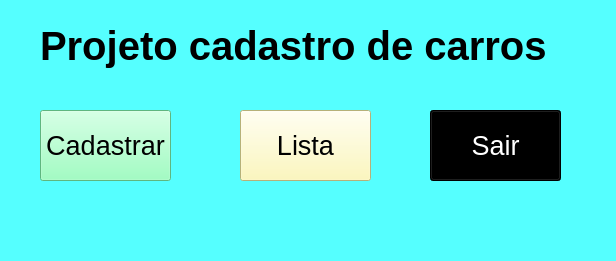
<?xml version="1.0" encoding="UTF-8"?>
<ui version="4.0">
 <class>MainWindow</class>
 <widget class="QMainWindow" name="MainWindow">
  <property name="geometry">
   <rect>
    <x>0</x>
    <y>0</y>
    <width>616</width>
    <height>261</height>
   </rect>
  </property>
  <property name="windowTitle">
   <string>MainWindow</string>
  </property>
  <property name="styleSheet">
   <string notr="true">background-color: rgb(85, 255, 255);</string>
  </property>
  <widget class="QWidget" name="centralwidget">
   <widget class="QLabel" name="label">
    <property name="geometry">
     <rect>
      <x>40</x>
      <y>20</y>
      <width>551</width>
      <height>51</height>
     </rect>
    </property>
    <property name="font">
     <font>
      <pointsize>30</pointsize>
      <weight>75</weight>
      <bold>true</bold>
     </font>
    </property>
    <property name="text">
     <string>Projeto cadastro de carros</string>
    </property>
   </widget>
   <widget class="QPushButton" name="pushButton">
    <property name="geometry">
     <rect>
      <x>240</x>
      <y>110</y>
      <width>131</width>
      <height>71</height>
     </rect>
    </property>
    <property name="font">
     <font>
      <pointsize>20</pointsize>
     </font>
    </property>
    <property name="styleSheet">
     <string notr="true">background-color: rgb(228, 255, 252);
background-color: rgb(255, 248, 170);</string>
    </property>
    <property name="text">
     <string>Lista</string>
    </property>
   </widget>
   <widget class="QPushButton" name="pushButton_2">
    <property name="geometry">
     <rect>
      <x>40</x>
      <y>110</y>
      <width>131</width>
      <height>71</height>
     </rect>
    </property>
    <property name="font">
     <font>
      <pointsize>20</pointsize>
     </font>
    </property>
    <property name="styleSheet">
     <string notr="true">background-color: rgb(224, 255, 255);
background-color: rgb(133, 255, 178);</string>
    </property>
    <property name="text">
     <string>Cadastrar</string>
    </property>
   </widget>
   <widget class="QPushButton" name="pushButton_3">
    <property name="geometry">
     <rect>
      <x>430</x>
      <y>110</y>
      <width>131</width>
      <height>71</height>
     </rect>
    </property>
    <property name="font">
     <font>
      <pointsize>20</pointsize>
     </font>
    </property>
    <property name="styleSheet">
     <string notr="true">color: rgb(255, 255, 255);
background-color: rgb(0, 0, 0);</string>
    </property>
    <property name="text">
     <string>Sair</string>
    </property>
   </widget>
  </widget>
  <widget class="QMenuBar" name="menubar">
   <property name="geometry">
    <rect>
     <x>0</x>
     <y>0</y>
     <width>616</width>
     <height>21</height>
    </rect>
   </property>
  </widget>
  <widget class="QStatusBar" name="statusbar"/>
 </widget>
 <resources/>
 <connections/>
</ui>
